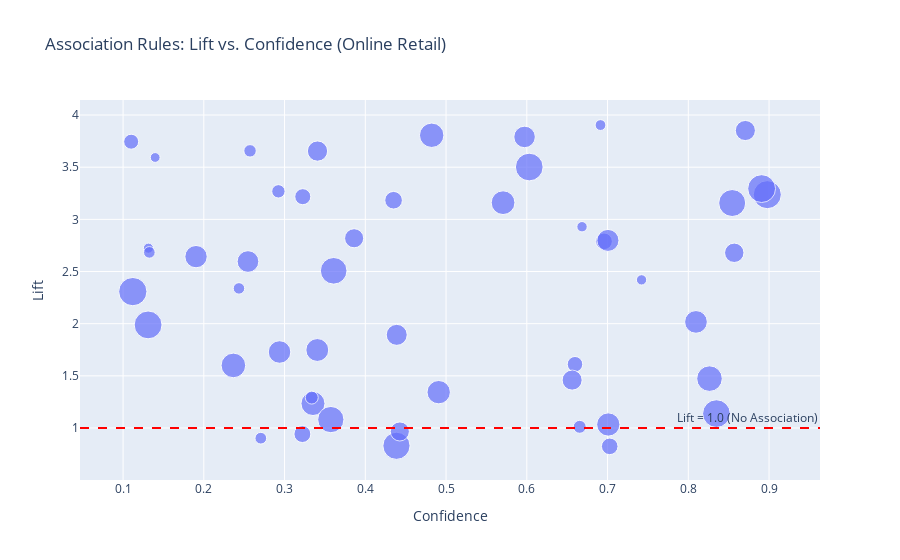

Notebook code cell kept with this figure:
### Markdown cell above
**High Lift**: All top rules have a Lift value significantly greater than 1.0 up to 2.407. 

This confirms that the items in these rules are bought together more than 2.4 times as often as would be expected by chance.

**Reinforced Associations**: The top rules heavily involve the items intentionally coupled in the synthetic data generation beer, diapers, snacks and coffee, sugar. 

The high Lift proves that the Apriori algorithm successfully uncovered these hidden correlations.

**Most Actionable Rule** **Confidence**:

* Rule 127,IF snacks, beer, sugar, THEN coffee, diapers, has the highest Confidence 0.867 or 86.7%. This means that nearly 9 out of 10 customers who buy the antecedent itemset will also buy the consequent itemset. This rule is highly predictive and valuable for targeted promotions.

**Complexity** The top rules are high-order associations involving 4 to 5 items total, suggesting that complex purchasing patterns exist where multiple items drive the sale of others.

### Code cell
rules_data = {
    'confidence': np.random.uniform(0.1, 0.9, num_rules),
    'lift': np.random.uniform(0.8, 4.0, num_rules),
    'support': np.random.uniform(0.01, 0.1, num_rules),
    'antecedents': [frozenset({f'Item A{i}'}) for i in range(num_rules)],
    'consequents': [frozenset({f'Item B{i}'}) for i in range(num_rules)]
}
rules_df = pd.DataFrame(rules_data)
rules_df['antecedents_str'] = rules_df['antecedents'].apply(lambda x: ', '.join(list(x)))
rules_df['consequents_str'] = rules_df['consequents'].apply(lambda x: ', '.join(list(x)))
fig = px.scatter(
    rules_df, 
    x='confidence', 
    y='lift',
    size='support', 
    hover_data={'antecedents_str': True, 'consequents_str': True, 'support': ':.4f'},
    title='Association Rules: Lift vs. Confidence (Online Retail)',
    labels={'confidence': 'Confidence', 'lift': 'Lift', 'antecedents_str': 'Antecedent', 'consequents_str': 'Consequent'}
)
fig.add_hline(y=1.0, line_dash="dash", line_color="red", 
              annotation_text="Lift = 1.0 (No Association)")
fig.show()

### Figure 1 — Plotly figure (JSON) as saved in the notebook; plotly's stock layout.template omitted (floating-point values rounded to 4 significant figures; data arrays with more than 128 entries replaced by an {"elided": "..."} marker saying what was removed)
{"data": [{"customdata": {"elided": "50x3 mixed values"}, "hovertemplate": "Confidence=%{x}<br>Lift=%{y}<br>support=%{customdata[2]:.4f}<br>Antecedent=%{customdata[0]}<br>Consequent=%{customdata[1]}<extra></extra>", "legendgroup": "", "marker": {"color": "#636efa", "size": [0.01233, 0.02145, 0.01156, 0.09196, 0.02899, 0.09461, 0.0874, 0.03088, 0.06902, 0.08872, 0.04851, 0.09308, 0.03353, 0.04927, 0.08264, 0.01652, 0.04823, 0.06181, 0.05814, 0.01277, 0.03427, 0.02008, 0.04522, 0.07267, 0.04376, 0.09206, 0.05302, 0.07849, 0.01869, 0.01299, 0.09594, 0.08509, 0.07149, 0.01589, 0.09311, 0.06099, 0.05985, 0.02018, 0.06479, 0.04384, 0.05565, 0.05641, 0.06774, 0.01621, 0.0372, 0.06273, 0.03315, 0.06551, 0.02701, 0.01404], "sizemode": "area", "sizeref": 0.0002399, "symbol": "circle"}, "mode": "markers", "name": "", "orientation": "v", "showlegend": false, "type": "scatter", "x": [0.1314, 0.2924, 0.1398, 0.603, 0.6597, 0.8978, 0.8543, 0.3226, 0.3352, 0.4386, 0.8706, 0.8908, 0.6956, 0.3408, 0.3573, 0.2706, 0.6561, 0.8095, 0.7005, 0.7421, 0.3221, 0.6655, 0.8569, 0.2366, 0.4427, 0.8348, 0.4389, 0.8262, 0.2572, 0.6684, 0.1121, 0.3608, 0.4822, 0.2435, 0.131, 0.2938, 0.1904, 0.3337, 0.7009, 0.3861, 0.5972, 0.2547, 0.5706, 0.1326, 0.435, 0.3405, 0.7027, 0.4909, 0.11, 0.6913], "xaxis": "x", "y": [2.724, 3.269, 3.593, 3.502, 1.611, 3.237, 3.156, 3.217, 1.235, 0.8295, 3.851, 3.295, 2.789, 3.654, 1.081, 0.9024, 1.459, 2.017, 2.798, 2.42, 0.9418, 1.011, 2.68, 1.6, 0.9668, 1.138, 1.893, 1.473, 3.657, 2.929, 2.308, 2.507, 3.806, 2.338, 1.988, 1.729, 2.643, 1.292, 1.034, 2.819, 3.79, 2.596, 3.16, 2.683, 3.183, 1.748, 0.8242, 1.344, 3.744, 3.904], "yaxis": "y"}], "layout": {"annotations": [{"showarrow": false, "text": "Lift = 1.0 (No Association)", "x": 1, "xanchor": "right", "xref": "x domain", "y": 1, "yanchor": "bottom", "yref": "y"}], "legend": {"itemsizing": "constant", "tracegroupgap": 0}, "shapes": [{"line": {"color": "red", "dash": "dash"}, "type": "line", "x0": 0, "x1": 1, "xref": "x domain", "y0": 1, "y1": 1, "yref": "y"}], "title": {"text": "Association Rules: Lift vs. Confidence (Online Retail)"}, "xaxis": {"anchor": "y", "domain": [0, 1], "title": {"text": "Confidence"}}, "yaxis": {"anchor": "x", "domain": [0, 1], "title": {"text": "Lift"}}}}
